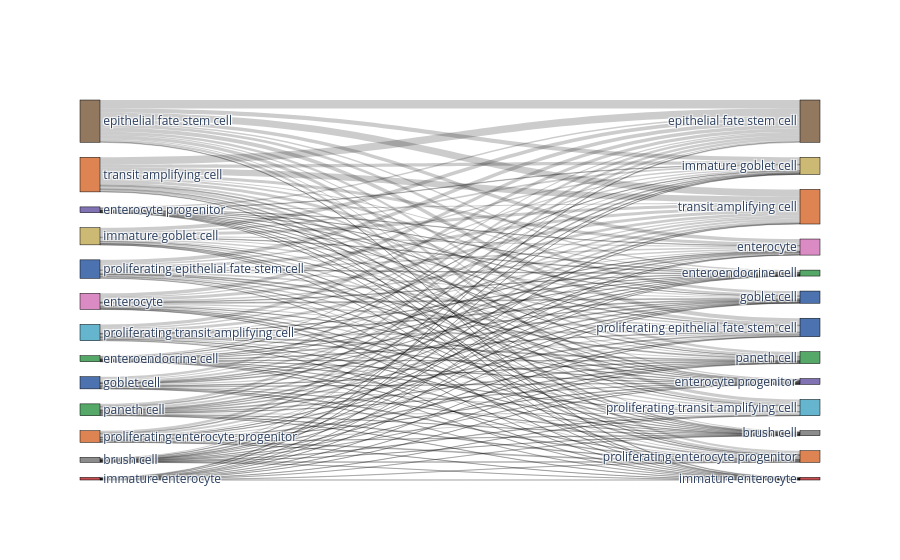
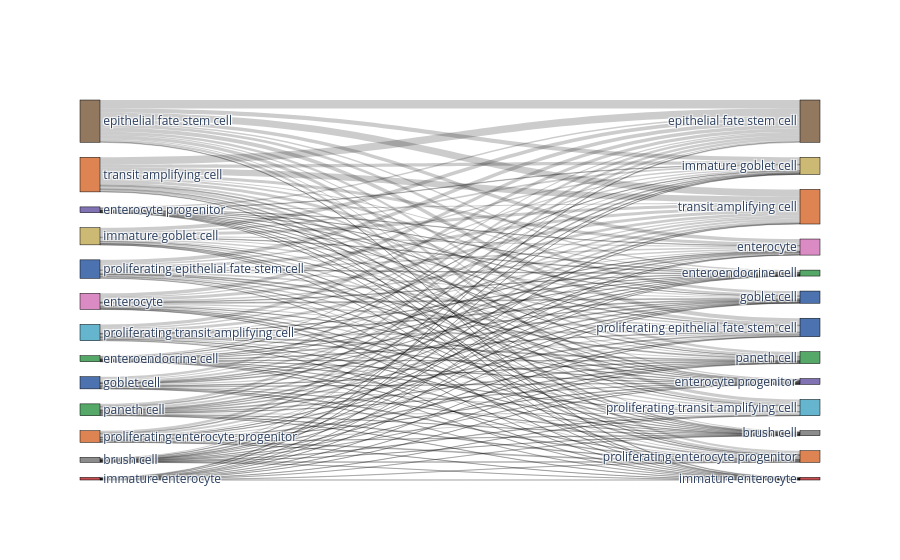

Write notebook code for charts like these, in order.
### Code cell
# Compare to random assignment
import random
random.seed(1)
adata_predicted.obs['random_labeling'] = list(adata_predicted.obs[celltype_test].sample(frac=1))

bc.tl.report(
    adata_pred=adata_predicted,
    celltype=celltype_test, 
    method="compare_to_random_" + method, 
    analysis_name=analysis_name,
    train_datasets = adata_trains,
    test_dataset = adata_orig,
    merge = merge,
    name_prediction="random_labeling",
    name_report="compare_to_random_auto_annot", 
    use_raw=use_raw,
    remove_nonshared=False, 
    clustering='leiden', 
    asymmetric_matrix=True, 
    delimiter='\t', 
    verbose=True)

### Figure 1 — Plotly figure (JSON) as saved in the notebook; plotly's stock layout.template omitted (floating-point values rounded to 4 significant figures; data arrays with more than 128 entries replaced by an {"elided": "..."} marker saying what was removed)
{"data": [{"link": {"source": {"elided": "169 int values"}, "target": {"elided": "169 int values"}, "value": {"elided": "169 int values"}}, "node": {"color": ["#4c72b0", "#4c72b0", "#da8bc3", "#937860", "#ccb974", "#8c8c8c", "#64b5cd", "#55a868", "#dd8452", "#dd8452", "#c44e52", "#55a868", "#8172b3", "#8c8c8c", "#da8bc3", "#8172b3", "#55a868", "#937860", "#4c72b0", "#c44e52", "#ccb974", "#55a868", "#dd8452", "#4c72b0", "#64b5cd", "#dd8452"], "label": ["goblet cell", "proliferating epithelial fate stem cell", "enterocyte", "epithelial fate stem cell", "immature goblet cell", "brush cell", "proliferating transit amplifying cell", "paneth cell", "transit amplifying cell", "proliferating enterocyte progenitor", "immature enterocyte", "enteroendocrine cell", "enterocyte progenitor", "brush cell", "enterocyte", "enterocyte progenitor", "enteroendocrine cell", "epithelial fate stem cell", "goblet cell", "immature enterocyte", "immature goblet cell", "paneth cell", "proliferating enterocyte progenitor", "proliferating epithelial fate stem cell", "proliferating transit amplifying cell", "transit amplifying cell"], "line": {"color": "black", "width": 0.5}, "pad": 15, "thickness": 20}, "type": "sankey"}], "layout": {}}

### Figure 2 — Plotly figure (JSON) as saved in the notebook; plotly's stock layout.template omitted (floating-point values rounded to 4 significant figures; data arrays with more than 128 entries replaced by an {"elided": "..."} marker saying what was removed)
{"data": [{"link": {"source": {"elided": "169 int values"}, "target": {"elided": "169 int values"}, "value": {"elided": "169 int values"}}, "node": {"color": ["#4c72b0", "#4c72b0", "#da8bc3", "#937860", "#ccb974", "#8c8c8c", "#64b5cd", "#55a868", "#dd8452", "#dd8452", "#c44e52", "#55a868", "#8172b3", "#8c8c8c", "#da8bc3", "#8172b3", "#55a868", "#937860", "#4c72b0", "#c44e52", "#ccb974", "#55a868", "#dd8452", "#4c72b0", "#64b5cd", "#dd8452"], "label": ["goblet cell", "proliferating epithelial fate stem cell", "enterocyte", "epithelial fate stem cell", "immature goblet cell", "brush cell", "proliferating transit amplifying cell", "paneth cell", "transit amplifying cell", "proliferating enterocyte progenitor", "immature enterocyte", "enteroendocrine cell", "enterocyte progenitor", "brush cell", "enterocyte", "enterocyte progenitor", "enteroendocrine cell", "epithelial fate stem cell", "goblet cell", "immature enterocyte", "immature goblet cell", "paneth cell", "proliferating enterocyte progenitor", "proliferating epithelial fate stem cell", "proliferating transit amplifying cell", "transit amplifying cell"], "line": {"color": "black", "width": 0.5}, "pad": 15, "thickness": 20}, "type": "sankey"}], "layout": {}}
